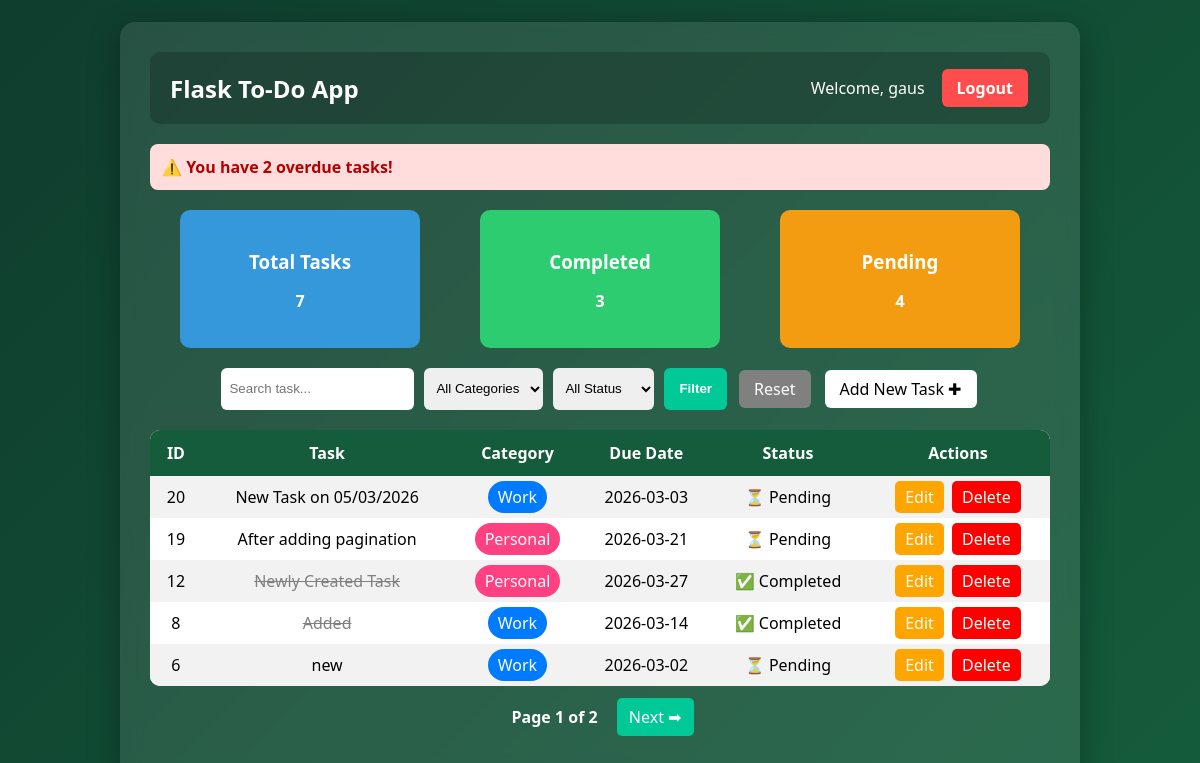
The app's page / (signed in) with its own data.
### app.py (models this page shows)
class User(db.Model, UserMixin):
    id = db.Column(db.Integer, primary_key=True)
    username = db.Column(db.String(100), unique=True, nullable=False)
    password = db.Column(db.String(200), nullable=False)
    tasks = db.relationship('Todo', backref='owner', lazy=True)

class Todo(db.Model):
    id = db.Column(db.Integer, primary_key=True)
    title = db.Column(db.String(200), nullable=False)
    category = db.Column(db.String(50), nullable=False)  # Work / Personal
    due_date = db.Column(db.Date, nullable=False)
    completed = db.Column(db.Boolean, default=False)
    user_id = db.Column(db.Integer, db.ForeignKey('user.id'), nullable=False)

### app.py (the view)
@app.route('/')
@login_required
def index():
    page = request.args.get('page', 1, type=int)
    category = request.args.get('category')
    status = request.args.get('status')
    search = request.args.get('search')
    query = Todo.query.filter_by(user_id=current_user.id)
    if category and category != "All":
        query = query.filter(Todo.category == category)
    if status == "Completed":
        query = query.filter(Todo.completed == True)
    elif status == "Pending":
        query = query.filter(Todo.completed == False)
    if search:
        query = query.filter(Todo.title.ilike(f"%{search}%"))
    pagination = query.order_by(Todo.id.desc()).paginate(
        page=page,
        per_page=5
    )
    tasks = pagination.items
    total_tasks = Todo.query.filter_by(user_id=current_user.id).count()
    completed_tasks = Todo.query.filter_by(user_id=current_user.id, completed=True).count()
    pending_tasks = Todo.query.filter_by(user_id=current_user.id, completed=False).count()
    today = date.today()
    overdue_count = 0
    for task in tasks:
        if task.due_date and task.due_date < today and task.completed != "Completed":
            overdue_count += 1
    return render_template(
        'index.html',
        tasks=tasks,
        pagination=pagination,
        total_tasks=total_tasks,
        completed_tasks=completed_tasks,
        pending_tasks=pending_tasks,
        overdue_count=overdue_count
    )

### app.py (called while the page is built)
@login_manager.user_loader
def load_user(user_id):
    return User.query.get(int(user_id))

### templates/index.html (shortened to what this page needs)
{% extends 'base.html' %}
{% block content %}
{% if overdue_count > 0 %}
<div class="alert">
⚠️ You have {{ overdue_count }} overdue tasks!
</div>
{% endif %}
<div class="dashboard">
    <div class="card total">
        <h3>Total Tasks</h3>
        <p>{{ total_tasks }}</p>
    </div>
    <div class="card completed">
        <h3>Completed</h3>
        <p>{{ completed_tasks }}</p>
    </div>
    <div class="card pending">
        <h3>Pending</h3>
        <p>{{ pending_tasks }}</p>
    </div>
</div>
<form method="GET" class="filter-form">
    <input type="text" name="search" placeholder="Search task..."
           value="{{ request.args.get('search', '') }}">
    <select name="category">
        <option value="All">All Categories</option>
    </select>
    <select name="status">
        <option value="">All Status</option>
    </select>
    <button type="submit">Filter</button>
    <a href="{{ url_for('index') }}" class="reset-btn">Reset</a>
    <a href="{{ url_for('add_task') }}" class="add-btn">Add New Task ✚</a>
</form>
<table>
    <tr>
        <th>ID</th>
        <th>Task</th>
        <th>Category</th>
        <th>Due Date</th>
        <th>Status</th>
        <th>Actions</th>
    </tr>
    {% for task in tasks %}
    <tr>
    <td>{{ task.id }}</td>
    <td class="{% if task.completed %}completed-task{% endif %}">
        {{ task.title }}
    </td>
    <td>
        {% if task.category == "Work" %}
            <span class="work">Work</span>
        {% else %}
            <span class="personal">Personal</span>
        {% endif %}
    </td>
    <td>{{ task.due_date }}</td>
    <td>
        {% if task.completed %}
            ✅ Completed
        {% else %}
            ⏳ Pending
        {% endif %}
    </td>
    <td>
        <a href="/edit/{{ task.id }}">Edit</a>
        <a href="/delete/{{ task.id }}">Delete</a>
    </td>
</tr>
    {% endfor %}
</table>
<div class="pagination">
    <span>
        Page {{ pagination.page }} of {{ pagination.pages }}
    </span>
    {% if pagination.has_next %}
        <a href="{{ url_for('index', page=pagination.next_num) }}">
            Next ➡
        </a>
    {% endif %}
</div>
{% endblock %}

### templates/base.html (shortened to what this page needs)
<!DOCTYPE html>
<html>
<head>
    <link rel="stylesheet" href="{{ url_for('static', filename='style.css') }}">
</head>
<body>
    <div class="container">
        <div class="navbar">
    <h1 class="logo">Flask To-Do App</h1>
    {% if current_user.is_authenticated %}
        <div class="user-section">
            <span class="welcome">Welcome, {{ current_user.username }}</span>
            <a href="{{ url_for('logout') }}" class="logout-btn">Logout</a>
        </div>
    {% endif %}
</div>
        {% block content %}{% endblock %}
    </div>
</body>
</html>

### static/style.css (style rules this page uses)
body { margin: 0; font-family: 'Segoe UI', sans-serif; background: linear-gradient(135deg, #0f3d2e, #145c3b); display: flex; justify-content: center; align-items: center; min-height: 100vh; }
.container { width: 80%; max-width: 900px; background: rgba(255, 255, 255, 0.1); backdrop-filter: blur(10px); padding: 30px; border-radius: 15px; color: white; box-shadow: 0 8px 32px rgba(0,0,0,0.3); }
h1 { text-align: center; margin-bottom: 20px; }
form { display: flex; gap: 10px; flex-wrap: wrap; justify-content: center; margin-bottom: 20px; }
input, select { padding: 10px; border-radius: 8px; border: none; outline: none; }
button { padding: 10px 15px; border-radius: 8px; border: none; cursor: pointer; font-weight: bold; transition: 0.3s ease; }
button[type="submit"] { background-color: #00c896; color: white; }
table { width: 100%; border-collapse: collapse; background: white; color: black; border-radius: 10px; overflow: hidden; }
th { background: #145c3b; color: white; padding: 12px; }
td { padding: 10px; text-align: center; }
tr:nth-child(even) { background: #f2f2f2; }
.work { background-color: #007bff; color: white; padding: 5px 10px; border-radius: 20px; }
.personal { background-color: #ff4081; color: white; padding: 5px 10px; border-radius: 20px; }
.completed-task { text-decoration: line-through; color: gray; }
a { text-decoration: none; padding: 5px 10px; border-radius: 5px; margin: 2px; }
a[href*="edit"] { background: orange; color: white; }
a[href*="delete"] { background: red; color: white; }
.navbar { display: flex; justify-content: space-between; align-items: center; padding: 15px 20px; background: rgba(0, 0, 0, 0.2); border-radius: 10px; margin-bottom: 20px; }
.logo { margin: 0; font-size: 24px; }
.user-section { display: flex; align-items: center; gap: 15px; }
.welcome { font-weight: 500; }
.logout-btn { padding: 8px 15px; background: #ff4d4d; color: white; text-decoration: none; border-radius: 6px; font-weight: bold; transition: 0.3s ease; }
.filter-form { display: flex; gap: 10px; flex-wrap: wrap; margin-bottom: 20px; justify-content: center; }
.filter-form input, .filter-form select { padding: 8px; border-radius: 6px; border: none; }
.filter-form button { background: #00c896; color: white; border: none; padding: 8px 15px; border-radius: 6px; cursor: pointer; }
.reset-btn { background: gray; color: white; padding: 8px 15px; border-radius: 6px; text-decoration: none; }
.dashboard { display: flex; justify-content: space-around; margin: 20px 0; flex-wrap: wrap; }
.card { width: 200px; padding: 20px; border-radius: 10px; text-align: center; color: white; font-weight: bold; }
.card h3 { margin-bottom: 10px; }
.total { background: #3498db; }
.completed { background: #2ecc71; }
.pending { background: #f39c12; }
.pagination { margin: 20px 0; text-align: center; }
.pagination a { padding: 8px 12px; background: #00c896; color: white; text-decoration: none; border-radius: 5px; margin: 0 5px; }
.pagination span { margin: 0 10px; font-weight: bold; }
.add-btn { background:white; padding:8px 15px; border-radius:6px; text-decoration:none; font-weight:400; color:black; }
.alert { background:#ffdddd; color:#b30000; padding:12px; border-radius:8px; margin-bottom:15px; font-weight:bold; }

### records on screen
User: username "gaus"
Todo: id "20", title "New Task on 05/03/2026", category "Work", due_date "2026-03-03", completed "⏳ Pending"
Todo: id "19", title "After adding pagination", category "Personal", due_date "2026-03-21", completed "⏳ Pending"
Todo: id "12", title "Newly Created Task", category "Personal", due_date "2026-03-27", completed "✅ Completed"
Todo: id "8", title "Added", category "Work", due_date "2026-03-14", completed "✅ Completed"
Todo: id "6", title "new", category "Work", due_date "2026-03-02", completed "⏳ Pending"

### other values on screen
{{ overdue_count }} "2"
{{ total_tasks }} "7"
{{ completed_tasks }} "3"
{{ pending_tasks }} "4"
{{ pagination.page }} "1"
{{ pagination.pages }} "2"
